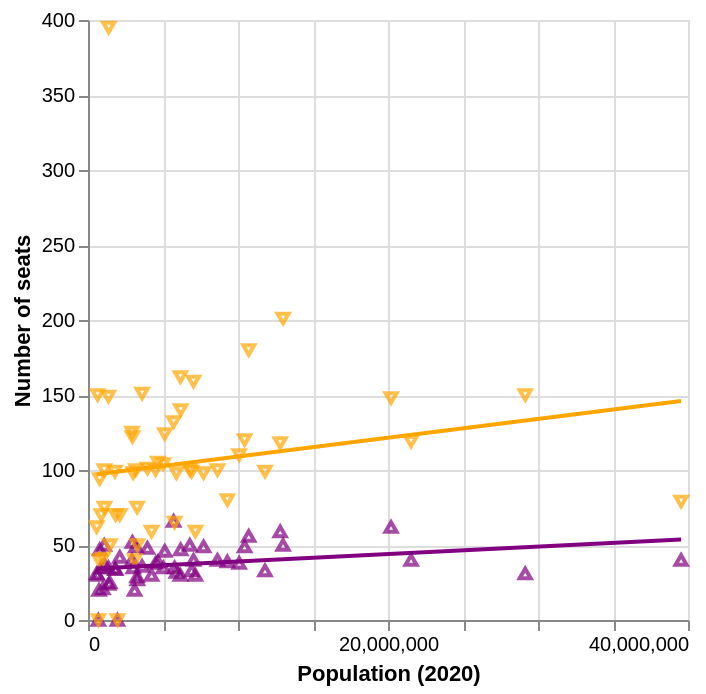

The code cell stored with this chart in its notebook:
### Markdown cell above
### 3.2 - Regressions

Add two more layers, a purple & orange regression line for each chamber.  See `imgs/ex3.2.png`

Hint: See `transform_regression`.

### Code cell
def scatter_pop_size_regression():
    df = population_combined_df()
    base = alt.Chart(df)

    upper = base.mark_point(shape="triangle-up", color="purple").encode(
        x = alt.X("pop_2020").title("Population (2020)"),
        y = alt.Y("upper").title("Number of seats"),
    )
    lower = base.mark_point(shape="triangle-down", color="orange").encode(
        x = "pop_2020",
        y = "lower",
    )

    upper_line = upper.transform_regression("pop_2020", "upper").mark_line(color="purple")
    lower_line = lower.transform_regression("pop_2020", "lower").mark_line(color="orange")

    return upper + lower + upper_line + lower_line

scatter_pop_size_regression()

### Figure 1 — Vega-Lite specification as saved in the notebook (floating-point values rounded to 4 significant figures)
{"config": {"view": {"continuousWidth": 300, "continuousHeight": 300}}, "layer": [{"mark": {"type": "point", "color": "purple", "shape": "triangle-up"}, "encoding": {"x": {"field": "pop_2020", "title": "Population (2020)", "type": "quantitative"}, "y": {"field": "upper", "title": "Number of seats", "type": "quantitative"}}}, {"mark": {"type": "point", "color": "orange", "shape": "triangle-down"}, "encoding": {"x": {"field": "pop_2020", "type": "quantitative"}, "y": {"field": "lower", "type": "quantitative"}}}, {"mark": {"type": "line", "color": "purple"}, "encoding": {"x": {"field": "pop_2020", "title": "Population (2020)", "type": "quantitative"}, "y": {"field": "upper", "title": "Number of seats", "type": "quantitative"}}, "transform": [{"on": "pop_2020", "regression": "upper"}]}, {"mark": {"type": "line", "color": "orange"}, "encoding": {"x": {"field": "pop_2020", "type": "quantitative"}, "y": {"field": "lower", "type": "quantitative"}}, "transform": [{"on": "pop_2020", "regression": "lower"}]}], "data": {"name": "data-408e2cfe87e5636e9a80ee0e243c589f"}, "$schema": "https://vega.github.io/schema/vega-lite/v6.4.1.json", "datasets": {"data-408e2cfe87e5636e9a80ee0e243c589f": [{"state": "ak", "upper": 20, "lower": 40, "pop_2020": 733374}, {"state": "al", "upper": 35, "lower": 104, "pop_2020": 5024294}, {"state": "ar", "upper": 35, "lower": 98, "pop_2020": 3011490}, {"state": "az", "upper": 30, "lower": 59, "pop_2020": 7157902}, {"state": "ca", "upper": 40, "lower": 79, "pop_2020": 39538212}, {"state": "co", "upper": 35, "lower": 65, "pop_2020": 5773707}, {"state": "ct", "upper": 36, "lower": 151, "pop_2020": 3605912}, {"state": "dc", "upper": 0, "lower": 0, "pop_2020": 689548}, {"state": "de", "upper": 21, "lower": 41, "pop_2020": 989946}, {"state": "fl", "upper": 40, "lower": 119, "pop_2020": 21538216}, {"state": "ga", "upper": 56, "lower": 180, "pop_2020": 10713771}, {"state": "hi", "upper": 25, "lower": 50, "pop_2020": 1455274}, {"state": "ia", "upper": 49, "lower": 100, "pop_2020": 3190427}, {"state": "id", "upper": 34, "lower": 70, "pop_2020": 1839117}, {"state": "il", "upper": 59, "lower": 118, "pop_2020": 12813469}, {"state": "in", "upper": 50, "lower": 100, "pop_2020": 6785442}, {"state": "ks", "upper": 40, "lower": 125, "pop_2020": 2937835}, {"state": "ky", "upper": 38, "lower": 100, "pop_2020": 4506297}, {"state": "la", "upper": 39, "lower": 105, "pop_2020": 4657785}, {"state": "ma", "upper": 40, "lower": 159, "pop_2020": 7032933}, {"state": "md", "upper": 47, "lower": 140, "pop_2020": 6177253}, {"state": "me", "upper": 35, "lower": 149, "pop_2020": 1363177}, {"state": "mi", "upper": 38, "lower": 110, "pop_2020": 10077674}, {"state": "mn", "upper": 66, "lower": 132, "pop_2020": 5706804}, {"state": "mo", "upper": 30, "lower": 162, "pop_2020": 6154889}, {"state": "ms", "upper": 52, "lower": 122, "pop_2020": 2961306}, {"state": "mt", "upper": 50, "lower": 100, "pop_2020": 1084244}, {"state": "nc", "upper": 49, "lower": 120, "pop_2020": 10439459}, {"state": "nd", "upper": 47, "lower": 94, "pop_2020": 779079}, {"state": "ne", "upper": 0, "lower": 0, "pop_2020": 1961965}, {"state": "nh", "upper": 24, "lower": 395, "pop_2020": 1377524}, {"state": "nj", "upper": 39, "lower": 80, "pop_2020": 9289039}, {"state": "nm", "upper": 42, "lower": 70, "pop_2020": 2117525}, {"state": "nv", "upper": 20, "lower": 40, "pop_2020": 3104617}, {"state": "ny", "upper": 62, "lower": 148, "pop_2020": 20202320}, {"state": "oh", "upper": 33, "lower": 99, "pop_2020": 11799331}, {"state": "ok", "upper": 48, "lower": 101, "pop_2020": 3959411}, {"state": "or", "upper": 30, "lower": 59, "pop_2020": 4237279}, {"state": "pa", "upper": 50, "lower": 201, "pop_2020": 13002788}, {"state": "pr", "upper": 27, "lower": 50, "pop_2020": 3285874}, {"state": "ri", "upper": 37, "lower": 75, "pop_2020": 1097371}, {"state": "sc", "upper": 46, "lower": 124, "pop_2020": 5118422}, {"state": "sd", "upper": 35, "lower": 70, "pop_2020": 886668}, {"state": "tn", "upper": 33, "lower": 99, "pop_2020": 6910786}, {"state": "tx", "upper": 31, "lower": 150, "pop_2020": 29145459}, {"state": "ut", "upper": 29, "lower": 75, "pop_2020": 3271614}, {"state": "va", "upper": 40, "lower": 100, "pop_2020": 8631373}, {"state": "vt", "upper": 30, "lower": 150, "pop_2020": 643077}, {"state": "wa", "upper": 49, "lower": 98, "pop_2020": 7705267}, {"state": "wi", "upper": 32, "lower": 98, "pop_2020": 5893713}, {"state": "wv", "upper": 34, "lower": 99, "pop_2020": 1793713}, {"state": "wy", "upper": 31, "lower": 62, "pop_2020": 576850}]}}
